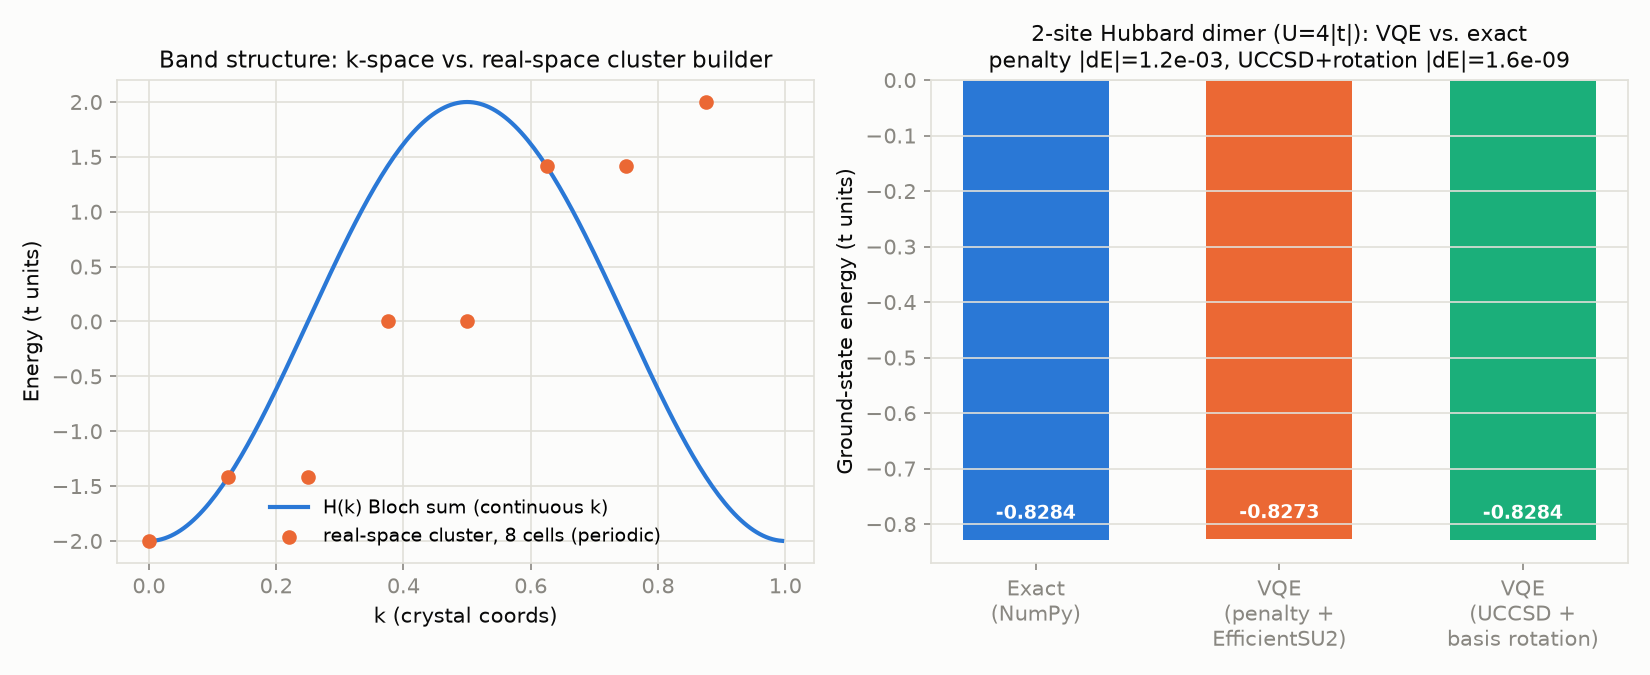

Write the Python code that produced this figure.
"""Validation benchmark for QIS_QE, using a synthetic 1D tight-binding chain
in place of a real Wannier90 hr.dat (so this runs without QE/Wannier90/QEpy
installed).

Two checks:

1. Band structure: `ham_builder.kspace_hamiltonian` reproduces the analytic
   dispersion E(k) = 2t*cos(2*pi*k) of a 1-orbital nearest-neighbor chain,
   and `ham_builder.build_cluster_hamiltonian` on a periodic N-cell supercell
   reproduces the same energies sampled at the supercell's allowed k-points --
   i.e. the real-space cluster builder is consistent with the k-space Bloch
   Hamiltonian it is meant to replace for the many-body construction.

2. Interacting ground state: a small 2-site Hubbard dimer (U=4|t|, built via
   the tensor core -- `tensors.tensors_from_Hk` on the open-boundary cluster
   from `build_cluster_hamiltonian`) is compared against exact diagonalization
   (NumPyMinimumEigensolver) two ways:

   - a particle-number penalty restricting the search to the 2-electron
     sector, with a hardware-efficient ansatz (works on any basis, no
     assumptions about orbital ordering);
   - `ham_builder.qubit_and_uccsd_from_tensors`, which rotates (h1, eri) to
     the one-body eigenbasis first and then runs a number-conserving UCCSD
     ansatz. This is the fix for a real bug hit while building this
     benchmark: UCCSD run directly in the raw site basis assumes the input
     orbitals are already the mean-field eigenbasis (occupying the lowest-
     index orbital IS the Hartree-Fock reference) -- Wannier/site orbitals
     are not that basis, and UCCSD there got stuck ~0.3|t| above the true
     ground state. After the rotation, UCCSD converges to within 1e-8|t| of
     exact from the zero initial point (see tests/test_tensors.py).

Run: python benchmarks/h_chain_benchmark.py
Output: benchmarks/h_chain_benchmark.png
"""
from __future__ import annotations
import sys
from pathlib import Path

import numpy as np
import matplotlib.pyplot as plt

sys.path.insert(0, str(Path(__file__).resolve().parent.parent))
import ham_builder as hb
import tensors as ts

from qiskit_nature.second_q.mappers import JordanWignerMapper
from qiskit_algorithms.minimum_eigensolvers import VQE, NumPyMinimumEigensolver
from qiskit_algorithms.optimizers import COBYLA
from qiskit.primitives import Estimator
from qiskit.circuit.library import EfficientSU2

# dataviz palette: fixed categorical order, series-1 blue / series-2 orange / series-3 aqua
COLOR_1 = "#2a78d6"
COLOR_2 = "#eb6834"
COLOR_3 = "#1baf7a"
GRID = "#e1e0d9"
INK = "#0b0b0b"
MUTED = "#898781"


def toy_chain(t: float = -1.0):
    """1-orbital nearest-neighbor chain, hopping amplitude t."""
    return {
        "nw": 1,
        "weights": np.array([1, 1, 1]),
        "R": np.array([[-1, 0, 0], [0, 0, 0], [1, 0, 0]]),
        "mn": np.array([[0, 0], [0, 0], [0, 0]]),
        "H": np.array([t + 0j, 0.0 + 0j, t + 0j]),
    }


def band_check(tb, ax):
    ks = np.linspace(0.0, 1.0, 200, endpoint=False)
    e_kspace = np.array([hb.kspace_hamiltonian(tb, (k, 0, 0))[0, 0].real for k in ks])

    n_cells = 8
    cluster = hb.build_cluster_hamiltonian(tb, dims=(n_cells, 1, 1), pbc=(True, True, True))
    evals_cluster = np.sort(np.linalg.eigvalsh(cluster.H))
    ks_sampled = np.arange(n_cells) / n_cells
    e_sampled = np.array([hb.kspace_hamiltonian(tb, (k, 0, 0))[0, 0].real for k in ks_sampled])
    e_sampled_sorted = np.sort(e_sampled)
    max_err = np.max(np.abs(evals_cluster - e_sampled_sorted))
    print(f"[band check] max |E_cluster - E_kspace| over {n_cells} sampled k-points: {max_err:.3e}")
    assert max_err < 1e-8, "real-space cluster builder disagrees with k-space Bloch Hamiltonian"

    ax.plot(ks, e_kspace, color=COLOR_1, lw=2, label="H(k) Bloch sum (continuous k)")
    ax.scatter(ks_sampled, e_sampled_sorted, color=COLOR_2, zorder=3, s=36,
               label=f"real-space cluster, {n_cells} cells (periodic)")
    ax.set_xlabel("k (crystal coords)", color=INK)
    ax.set_ylabel("Energy (t units)", color=INK)
    ax.set_title("Band structure: k-space vs. real-space cluster builder", color=INK, fontsize=11)
    ax.grid(True, color=GRID, lw=0.8)
    ax.tick_params(colors=MUTED)
    for spine in ax.spines.values():
        spine.set_color(GRID)
    ax.legend(frameon=False, fontsize=9)
    return max_err


def vqe_vs_exact(tb, ax, *, n_restarts: int = 6, seed: int = 0):
    cluster = hb.build_cluster_hamiltonian(tb, dims=(2, 1, 1), pbc=(False, True, True))
    spec = hb.ModelSpec(spinful=True, U=4.0)
    t = ts.tensors_from_Hk(cluster.H, spec)
    fop = ts.fermionic_from_tensors(t)

    mapper = JordanWignerMapper()

    # (a) particle-number penalty + hardware-efficient ansatz: no assumption
    # about orbital basis, works directly in the raw site basis.
    qop_pen = mapper.map(hb.penalize_number(fop, n_target=2, lam=10.0))
    exact = NumPyMinimumEigensolver().compute_minimum_eigenvalue(qop_pen)
    e_exact = float(np.real(exact.eigenvalue))

    ansatz = EfficientSU2(qop_pen.num_qubits, reps=3, entanglement="linear")
    rng = np.random.default_rng(seed)
    energies = []
    for _ in range(n_restarts):
        vqe = VQE(Estimator(), ansatz, COBYLA(maxiter=800))
        vqe.initial_point = rng.uniform(-0.1, 0.1, ansatz.num_parameters)
        vqe_res = vqe.compute_minimum_eigenvalue(qop_pen)
        energies.append(float(np.real(vqe_res.eigenvalue)))
    e_penalty = min(energies)
    err_penalty = abs(e_penalty - e_exact)

    # (b) tensor-core eigenbasis rotation + number-conserving UCCSD.
    qop_rot, ansatz_uccsd, _C = hb.qubit_and_uccsd_from_tensors(t, (1, 1), mapper="jw")
    vqe_u = VQE(Estimator(), ansatz_uccsd, COBYLA(maxiter=500))
    vqe_u.initial_point = np.zeros(ansatz_uccsd.num_parameters)
    e_uccsd = float(np.real(vqe_u.compute_minimum_eigenvalue(qop_rot).eigenvalue))
    err_uccsd = abs(e_uccsd - e_exact)

    print(f"[VQE check] E_exact={e_exact:.6f}  "
          f"E_penalty(best of {n_restarts})={e_penalty:.6f} (|dE|={err_penalty:.2e})  "
          f"E_uccsd(rotated, 0 init)={e_uccsd:.6f} (|dE|={err_uccsd:.2e})")

    labels = ["Exact\n(NumPy)", "VQE\n(penalty +\nEfficientSU2)", "VQE\n(UCCSD +\nbasis rotation)"]
    values = [e_exact, e_penalty, e_uccsd]
    bars = ax.bar(labels, values, color=[COLOR_1, COLOR_2, COLOR_3], width=0.6)
    for b, val in zip(bars, values):
        ax.text(b.get_x() + b.get_width() / 2, val + 0.03, f"{val:.4f}",
                ha="center", va="bottom", color="white", fontsize=9, fontweight="bold")
    ax.set_ylabel("Ground-state energy (t units)", color=INK)
    ax.set_title(f"2-site Hubbard dimer (U=4|t|): VQE vs. exact\n"
                 f"penalty |dE|={err_penalty:.1e}, UCCSD+rotation |dE|={err_uccsd:.1e}",
                 color=INK, fontsize=10.5)
    ax.grid(True, axis="y", color=GRID, lw=0.8)
    ax.tick_params(colors=MUTED)
    for spine in ax.spines.values():
        spine.set_color(GRID)
    return max(err_penalty, err_uccsd)


def main():
    tb = toy_chain(t=-1.0)
    fig, axes = plt.subplots(1, 2, figsize=(11, 4.5), facecolor="#fcfcfb")
    for ax in axes:
        ax.set_facecolor("#fcfcfb")

    max_band_err = band_check(tb, axes[0])
    vqe_err = vqe_vs_exact(tb, axes[1])

    fig.tight_layout()
    out = Path(__file__).resolve().parent / "h_chain_benchmark.png"
    fig.savefig(out, dpi=150)
    print(f"[ok] wrote {out}")
    print(f"[summary] band max err={max_band_err:.2e}, VQE-exact |dE|={vqe_err:.2e}")


if __name__ == "__main__":
    main()
